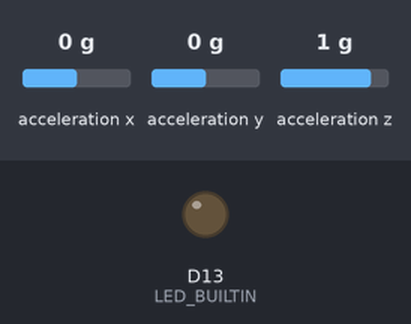
The program below on a simulated Arduino Nano 33 IoT. Shown: output pins drawn as LEDs (lit = HIGH). The inputs (shaded band) are chosen by the test bench; at power-on: acceleration x 0 g, acceleration y 0 g, acceleration z 1 g. WiFi joins after 1.5 s; servers stay silent unless stated; random numbers use the default seed unless the program sets one; no MQTT or app messages arrive unless stated; what the program prints to the serial monitor is not drawn.

Above: at 0.1 s.
At 1.6 s:
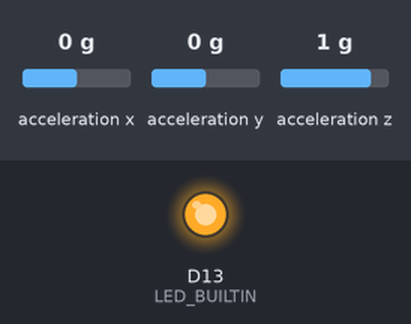
Timing chart, 0 to 3.1 s (numbered marks = the images above):
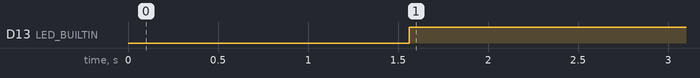

Measured:
- by itself, D13 (LED_BUILTIN): LOW → HIGH at 1.6 s

The program:

main.cpp
```cpp
#include <Arduino.h>
#include <SPI.h>
#include <Arduino_LSM6DS3.h>
#include <ArduinoJson.h>
#include <PubSubClient.h>
#include <WiFiNINA.h>

struct senseData{

  float x = 0.0F;
  float y = 0.0F;
  float z = 0.0F;
};

void setup_wifi();
void reconnect();

static char payload[256];
static senseData data;
StaticJsonDocument<256> doc;

const char* ssid = "";
const char* password = "";
const char mqtt_server[] = "";
const char publishTopic[] = "";

WiFiClient wifiClient;
PubSubClient mqtt(wifiClient);

void setup_wifi(){

  delay(10);
  Serial.println();
  Serial.print("Connecting to ");
  Serial.println(ssid);
  WiFi.begin(ssid, password);

  while( WiFi.status() != WL_CONNECTED){

    delay(500);
    Serial.print(".");
  }

  randomSeed(micros());
  Serial.println("");
  Serial.println("WiFi connected");
  Serial.println("IP address: ");
  Serial.println(WiFi.localIP());

}

void reconnect(){

  while(!mqtt.connected()){

    Serial.print("Attempting MQTT connection ....");
    String clientID = "nano33_accelerometer-";
    clientID += String(random(0xffff), HEX);

    if (mqtt.connect(clientID.c_str())) {

      Serial.println("Connected to MQTT Broker");
      digitalWrite(LED_BUILTIN, HIGH);
    }

    else
    {
      Serial.print("failed, rc=");
      Serial.print(mqtt.state());
      Serial.println("try again in 5 second");
      digitalWrite(LED_BUILTIN, LOW);

    }

  }

}

void setup() {

  pinMode(LED_BUILTIN, OUTPUT);
  Serial.begin(9600);
  while (!Serial);

  if (!IMU.begin())
  {
    Serial.println("Failed to initialize IMU!");
    while(1);
  }

  setup_wifi();
  mqtt.setServer(mqtt_server, 1883);

}

void loop() {

  if (!mqtt.connected())
  {
    reconnect();
  }

  mqtt.loop();

  float x, y, z;

  if (IMU.accelerationAvailable())
  {
    IMU.readAcceleration(x, y, z);
    data.x = x;
    data.y = y;
    data.z = z;

    doc["X"] = data.x;
    doc["Y"] = data.y;
    doc["Z"] = data.z;

    serializeJsonPretty(doc, payload);
    mqtt.publish(publishTopic, payload);
    Serial.println(payload);

  }

}
```
